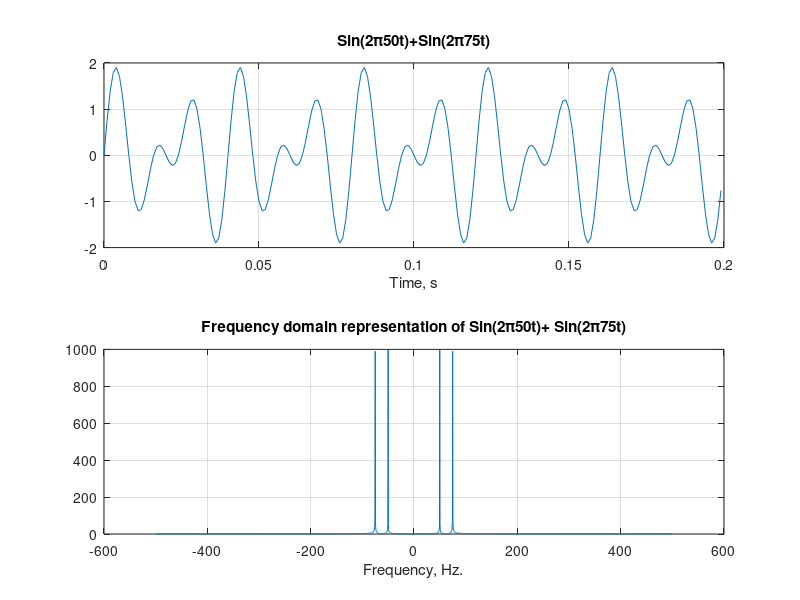

Reproduce this figure in MATLAB.
clc;

clear all;

close all;

% Define the value of t

% Write the given expression x in terms of t
t = -1:0.001:1; % Discretize the time vector
x = sin(2 * pi * 50 * t) + sin(2 * pi * 75 * t);

subplot(2,1,1);

plot(t(1001:1200),x(1:200));

grid;

title('Sin(2\pi50t)+Sin(2\pi75t)')

xlabel('Time, s')

subplot(2,1,2);

% X would be the fft of x
X = fft(x); % Compute the FFT of x
X2 = fftshift(abs(X)); % Shift the zero frequency component to the center

% X2 would be shifted function of X

% assign f from -499.9 to 500 with increment of 1000/2001

f=-499.9:1000/2001:500;
plot(f,X2);

grid;

title('Frequency domain representation of Sin(2\pi50t)+ Sin(2\pi75t)');

xlabel('Frequency, Hz.')